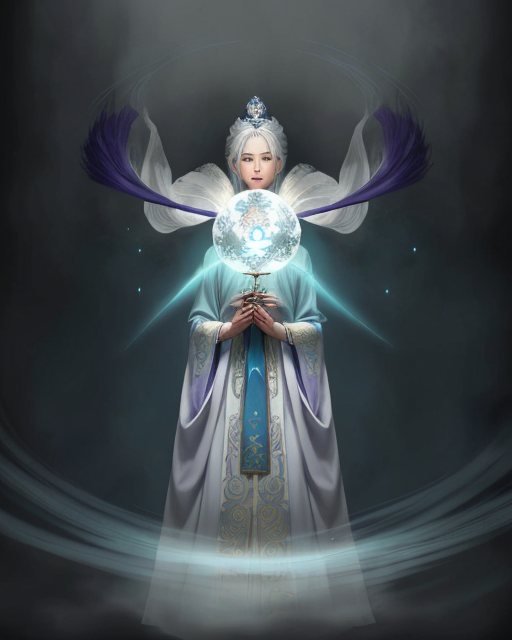
#> input picture experiment/components/xx_azure_sage/candidates/xx_azure_sage_channel_water_i2i_s1201.png, 512 x 640 px, found by its file name; its folder holds 2 pictures in this run
$ python _make_sheets.py
#> lines starting #> are read from the running program, lines starting #| are printed output that depends on the picture
"""Scratch helper: build 2x2 contact sheets for card candidates.

Run: "C:/Workspace/ComfyUI/venv/Scripts/python" reports/contact/_make_sheets.py
Writes reports/contact/<id>.png for each component id in IDS.
"""
import os
from PIL import Image, ImageDraw

ROOT = os.path.dirname(os.path.dirname(os.path.dirname(os.path.abspath(__file__))))
IDS = [
    "xx_card_blade",
    "xx_card_archivist",
    "xx_card_venom",
    "xx_card_mirror",
    "xx_card_monk",
    "xx_card_planets",
    "xx_card_azure_sage",
]
LABEL_H = 22
PAD = 6
COLS = 2

for cid in IDS:
    cand = os.path.join(ROOT, "pipeline", "components", cid, "candidates")
    files = sorted(f for f in os.listdir(cand)
                   if f.endswith(".png") and not f.startswith("_"))
    if not files:
        print(f"{cid}: no candidates, skipped")
        continue
    imgs = [Image.open(os.path.join(cand, f)) for f in files]
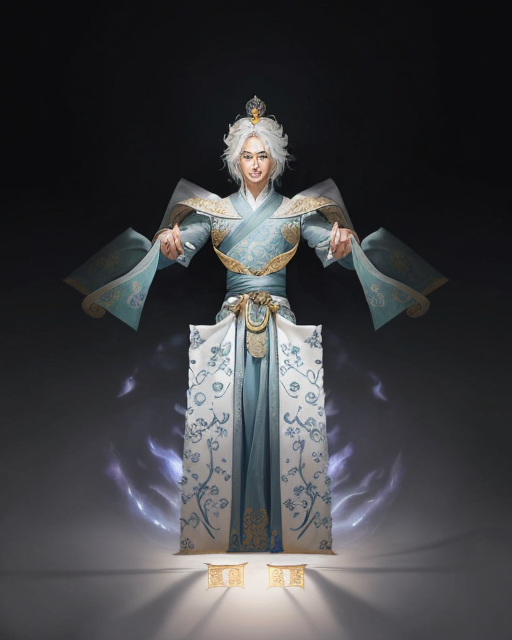
#> input picture experiment/components/xx_azure_sage/candidates/xx_azure_sage_idle_s1000.png, 512 x 640 px, found by its file name
    w, h = imgs[0].size
#> w = 512; h = 640
    rows = (len(imgs) + COLS - 1) // COLS
#> rows = 1
    sheet_w = COLS * w + (COLS + 1) * PAD
#> sheet_w = 1042
    sheet_h = rows * (h + LABEL_H) + (rows + 1) * PAD
#> sheet_h = 674
    sheet = Image.new("RGB", (sheet_w, sheet_h), (20, 16, 16))
    draw = ImageDraw.Draw(sheet)
    for i, (img, f) in enumerate(zip(imgs, files)):
        r, c = divmod(i, COLS)
        x = PAD + c * (w + PAD)
        y = PAD + r * (h + LABEL_H + PAD)
        sheet.paste(img, (x, y))
        draw.text((x + 4, y + h + 4), f, fill=(232, 224, 212))
#> this loop made 2 passes
#> (r, c, x, y) on pass 1: (0, 0, 6, 6)
#> (f, r, c, x, y) on pass 2: ('xx_azure_sage_idle_s1000.png', 0, 1, 524, 6)
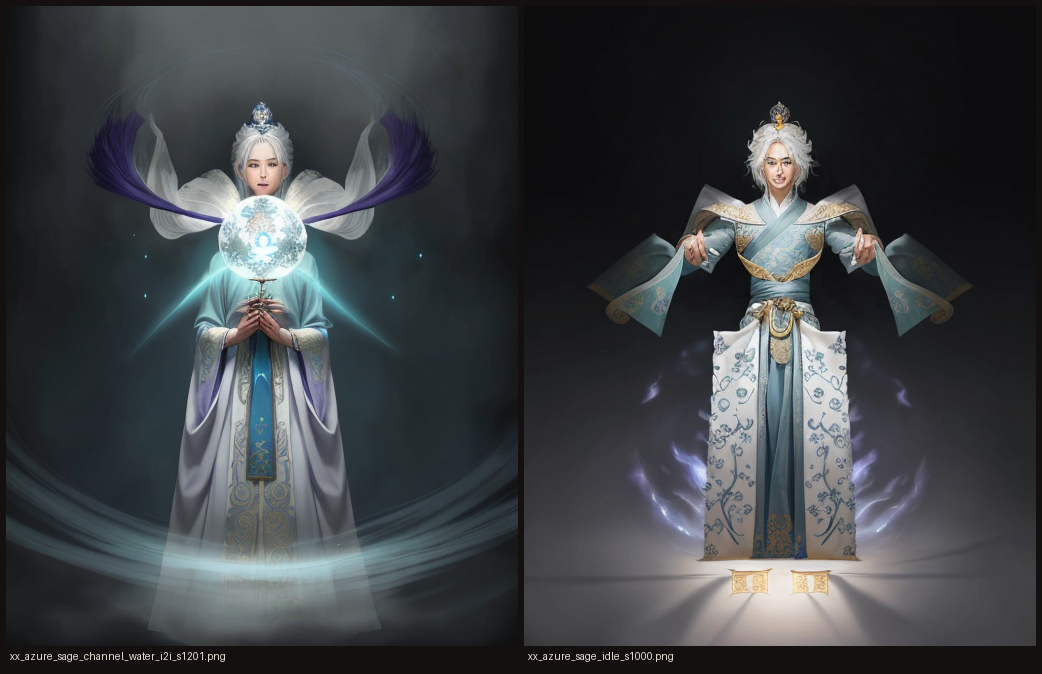
#> sheet: PIL image 1042x674 RGB; mean R, G, B 61.6, 64.9, 68
    out = os.path.join(ROOT, "reports", "contact", f"{cid}.png")
    sheet.save(out)
    print(f"{cid}: {len(files)} imgs -> {out}")
